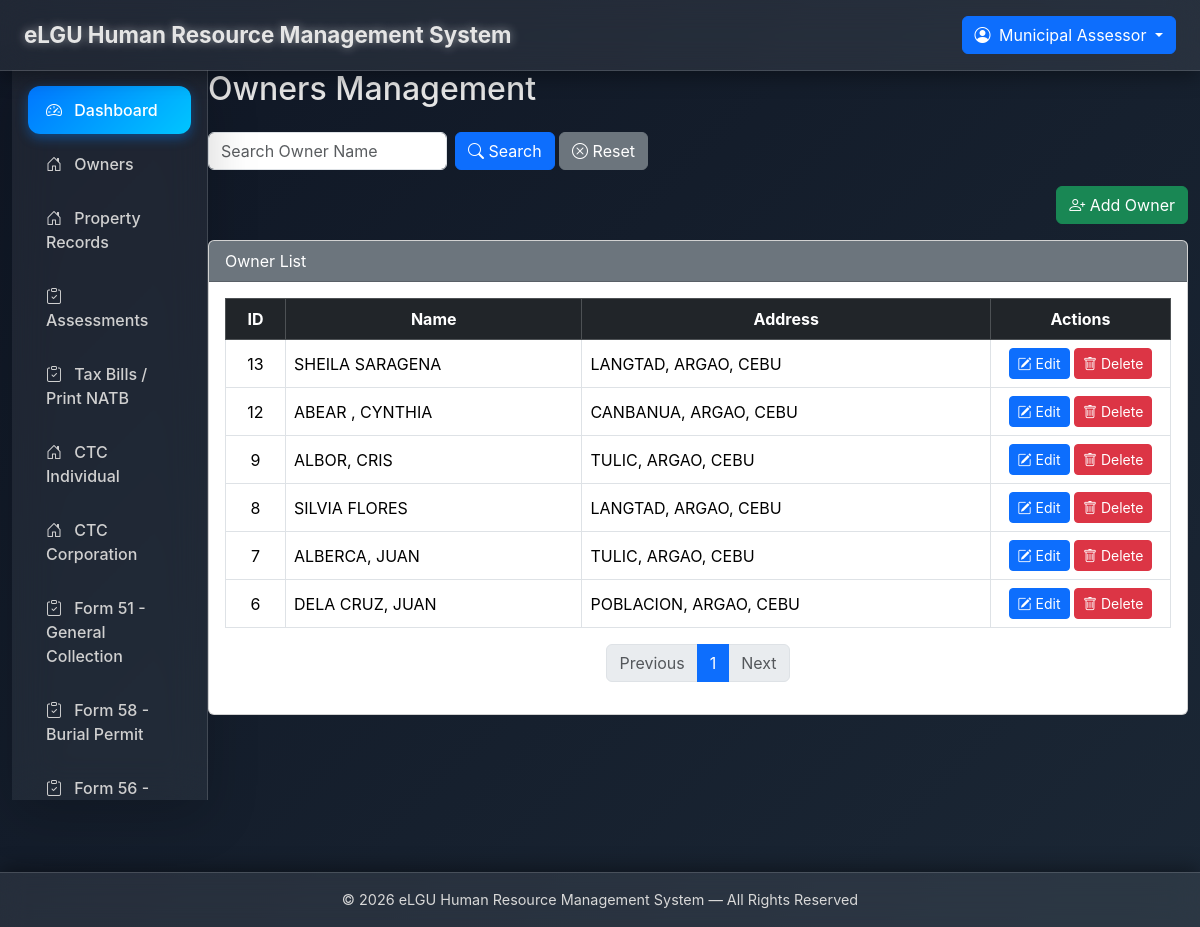
Screenshot of /assessor/owners.php (signed in) with the database file from the repository.
### tables this page shows
CREATE TABLE `owners` (
  `id` int(11) NOT NULL,
  `name` varchar(255) NOT NULL,
  `username` varchar(100) DEFAULT NULL,
  `email` varchar(255) DEFAULT NULL,
  `password` varchar(255) DEFAULT NULL,
  `address` text DEFAULT NULL,
  `tin` varchar(50) DEFAULT NULL,
  `contact_no` varchar(20) DEFAULT NULL,
  `created_at` timestamp NOT NULL DEFAULT current_timestamp()
);

### assessor/owners.php (the view, shortened to what this page needs)
<?php
require_once __DIR__ . '/../layouts/header.php';
require_once __DIR__ . '/../layouts/sidebar.php';
$limit  = 10;
$page   = isset($_GET['page']) ? max(1, intval($_GET['page'])) : 1;
$offset = ($page - 1) * $limit;
$search = trim($_GET['search'] ?? '');
$where  = [];
$params = [];
$types  = '';
$where_sql = $where ? "WHERE " . implode(" AND ", $where) : "";
$sql_count = "SELECT COUNT(*) FROM owners $where_sql";
$stmt = $mysqli->prepare($sql_count);
$stmt->execute();
$stmt->bind_result($total);
$total_pages = ceil($total / $limit);
$sql = "SELECT * FROM owners $where_sql ORDER BY id DESC LIMIT ? OFFSET ?";
$stmt = $mysqli->prepare($sql);
if ($params) {
    $stmt->bind_param($types . 'ii', ...array_merge($params, [$limit, $offset]));
} else {
    $stmt->bind_param("ii", $limit, $offset);
}
$stmt->execute();
$res = $stmt->get_result();
$owners = $res->fetch_all(MYSQLI_ASSOC);
?>
<h2 class="mb-4">Owners Management</h2>
<div class="mb-3">
  <form method="get" class="row g-2">
    <div class="col-md-3">
      <input type="text" name="search" class="form-control" placeholder="Search Owner Name" value="<?= htmlspecialchars($search) ?>">
    </div>
    <div class="col-md-3">
      <button class="btn btn-primary"><i class="bi bi-search"></i> Search</button>
      <a href="owners.php" class="btn btn-secondary"><i class="bi bi-x-circle"></i> Reset</a>
    </div>
  </form>
</div>
<div class="mb-3 text-end">
  <button class="btn btn-success" data-bs-toggle="modal" data-bs-target="#addOwnerModal">
    <i class="bi bi-person-plus"></i> Add Owner
  </button>
</div>
<div class="card">
  <div class="card-header bg-secondary text-white">Owner List</div>
  <div class="card-body table-responsive">
    <table class="table table-bordered table-hover align-middle">
      <thead class="table-dark">
        <tr class="text-center">
          <th width="60">ID</th>
          <th>Name</th>
          <th>Address</th>
          <th width="180">Actions</th>
        </tr>
      </thead>
      <tbody>
        <?php foreach ($owners as $row): ?>
        <tr>
          <td class="text-center"><?= $row['id'] ?></td>
          <td><?= htmlspecialchars($row['name']) ?></td>
          <td><?= htmlspecialchars($row['address']) ?></td>
          <td class="text-center">
            <button class="btn btn-sm btn-primary"
                    data-bs-toggle="modal"
                    data-bs-target="#editModal<?= $row['id'] ?>">
              <i class="bi bi-pencil-square"></i> Edit
            </button>
            <a href="?delete=<?= $row['id'] ?>" class="btn btn-sm btn-danger"
               onclick="return confirm('Delete this owner?')">
              <i class="bi bi-trash"></i> Delete
            </a>
          </td>
        </tr>
        <?php endforeach; ?>
      </tbody>
    </table>
    <nav>
      <ul class="pagination justify-content-center">
        <li class="page-item <?= ($page <= 1 ? 'disabled' : '') ?>">
          <a class="page-link" href="?page=<?= $page - 1 ?>&search=<?= urlencode($search) ?>">Previous</a>
        </li>
        <?php for ($i = 1; $i <= $total_pages; $i++): ?>
        <li class="page-item <?= ($i == $page ? 'active' : '') ?>">
          <a class="page-link" href="?page=<?= $i ?>&search=<?= urlencode($search) ?>"><?= $i ?></a>
        </li>
        <?php endfor; ?>
        <li class="page-item <?= ($page >= $total_pages ? 'disabled' : '') ?>">
          <a class="page-link" href="?page=<?= $page + 1 ?>&search=<?= urlencode($search) ?>">Next</a>
        </li>
      </ul>
    </nav>
  </div>
</div>
<?php require_once __DIR__ . '/../layouts/footer.php'; ?>

### layouts/header.php (shortened to what this page needs)
<!doctype html>
<html lang="en">
<head>
  <link href="https://cdn.jsdelivr.net/npm/bootstrap@5.3.3/dist/css/bootstrap.min.css" rel="stylesheet">
  <link href="https://cdn.jsdelivr.net/npm/bootstrap-icons@1.11.3/font/bootstrap-icons.css" rel="stylesheet">
</head>
<body>
<header class="rptms-header py-3 px-4 d-flex justify-content-between align-items-center">
  <div class="title"><?= htmlspecialchars(SYSTEM_NAME ?? 'RPTMS') ?></div>
  <div class="user-dropdown dropdown">
    <button class="btn btn-primary dropdown-toggle" type="button" data-bs-toggle="dropdown" aria-expanded="false">
      <i class="bi bi-person-circle me-1"></i>
      <?= htmlspecialchars($_SESSION['name'] ?? $_SESSION['username'] ?? 'User') ?>
    </button>
  </div>
</header>
<div class="container-fluid main-content">
  <div class="row g-0">

### layouts/sidebar.php (shortened to what this page needs)
<?php
$role = $_SESSION['role'] ?? 'viewer';
?>
<div class="col-md-3 col-lg-2 mb-4">
  <div class="rptms-sidebar shadow-lg p-3 position-sticky top-0">
    <nav class="nav flex-column">
      <a href="dashboard.php" class="nav-link active"><i class="bi bi-speedometer2 me-2"></i> Dashboard</a>
      <?php if ($role === 'admin'): ?>
        <a href="users.php" class="nav-link"><i class="bi bi-people me-2"></i> Manage Users</a>
        <a href="signatories.php" class="nav-link"><i class="bi bi-gear me-2"></i> Signatories Settings</a>
        <a href="system_settings.php" class="nav-link"><i class="bi bi-gear me-2"></i> System Settings</a>
        <a href="employees.php" class="nav-link"><i class="bi bi-person-badge me-2"></i> Employees</a>
        <a href="service_records.php" class="nav-link"><i class="bi bi-person-badge me-2"></i> Service Records</a>
        <a href="departments.php" class="nav-link"><i class="bi bi-person-badge me-2"></i> Departments</a>
        <a href="positions.php" class="nav-link"><i class="bi bi-person-badge me-2"></i> Positions</a>
        <a href="employment_status.php" class="nav-link"><i class="bi bi-person-badge me-2"></i> Employment Status</a>
         <a href="ipcr_doris.php" class="nav-link"><i class="bi bi-person-badge me-2"></i> IPCR</a>
      <?php elseif ($role === 'assessor' || $role === 'assessment_clerk'): ?>
        <a href="owners.php" class="nav-link"><i class="bi bi-house-door me-2"></i> Owners</a>
        <a href="properties.php" class="nav-link"><i class="bi bi-house-door me-2"></i> Property Records</a>
        <a href="assessments.php" class="nav-link"><i class="bi bi-clipboard-check me-2"></i> Assessments</a>
        <a href="tax_billsall.php" class="nav-link"><i class="bi bi-clipboard-check me-2"></i> Tax Bills / Print NATB</a>
        <a href="ctc_list.php" class="nav-link"><i class="bi bi-house-door me-2"></i> CTC Individual</a>
        <a href="ctccorp_list.php" class="nav-link"><i class="bi bi-house-door me-2"></i> CTC Corporation</a>
        <a href="form51_list.php" class="nav-link"><i class="bi bi-clipboard-check me-2"></i> Form 51 - General Collection</a>
        <a href="form58_list.php" class="nav-link"><i class="bi bi-clipboard-check me-2"></i> Form 58 - Burial Permit</a>
        <a href="payments_list.php" class="nav-link"><i class="bi bi-clipboard-check me-2"></i> Form 56 - RPT Payments</a>
      <?php elseif ($role === 'viewer'): ?>
        <a href="view_data.php" class="nav-link"><i class="bi bi-eye me-2"></i> View Data</a>
      <?php endif; ?>
    </nav>
  </div>
</div>
<div class="col-md-9 col-lg-10">

### layouts/footer.php (shortened to what this page needs)
</div>
</div>
</div>
<footer class="rptms-footer text-center py-3 mt-5">
<span>© <?= date('Y') ?> <?= htmlspecialchars(SYSTEM_NAME ?? 'RPTMS') ?> — All Rights Reserved</span>
</footer>
</body>
</html>

### layouts/header.php (style rules this page uses)
body { background: linear-gradient(135deg, #0f1624, #1b2735); color: #e5e5e5; overflow-x: hidden; font-family: 'Inter', sans-serif; }
.rptms-header { backdrop-filter: blur(18px); background: rgba(255,255,255,0.08); border-bottom: 1px solid rgba(255,255,255,0.15); box-shadow: 0 4px 20px rgba(0,0,0,0.4); z-index: 2000; position: fixed; width: 100%; top: 0; left: 0; }
.rptms-header .title { font-size: 1.4rem; font-weight: 700; text-shadow: 0 0 10px rgba(255,255,255,0.5); }
.rptms-header .user-dropdown { position: relative; z-index: 3000; }
.rptms-sidebar { height: calc(100vh - 70px); background: rgba(255,255,255,0.06); backdrop-filter: blur(20px); border-right: 1px solid rgba(255,255,255,0.15); box-shadow: 4px 0 25px rgba(0,0,0,0.3); padding-top: 20px; position: sticky; top: 70px; overflow-y: auto; }
.rptms-sidebar .nav-link { color: #d0d0d0; padding: 12px 18px; font-weight: 500; border-radius: 12px; margin-bottom: 6px; transition: 0.3s; }
.rptms-sidebar .nav-link.active { background: linear-gradient(135deg, #0077ff, #00c6ff); color: #fff !important; box-shadow: 0 4px 12px rgba(0,128,255,0.4); }
.rptms-footer { background: rgba(255,255,255,0.08); backdrop-filter: blur(12px); border-top: 1px solid rgba(255,255,255,0.15); color: #d8d8d8; font-size: 0.9rem; box-shadow: 0 -4px 20px rgba(0,0,0,0.4); margin-top: 40px; text-align: center; padding: 12px 0; }
.main-content { padding-top: 70px; }

### assessor/owners.php (style rules this page uses)
.table thead th { text-align: center; vertical-align: middle; }
.table tbody td { vertical-align: middle; }

### rows the page displays
owners: id "13", name "SHEILA SARAGENA", address "LANGTAD, ARGAO, CEBU"
owners: id "12", name "ABEAR , CYNTHIA", address "CANBANUA, ARGAO, CEBU"
owners: id "9", name "ALBOR, CRIS", address "TULIC, ARGAO, CEBU"
owners: id "8", name "SILVIA FLORES", address "LANGTAD, ARGAO, CEBU"
owners: id "7", name "ALBERCA, JUAN", address "TULIC, ARGAO, CEBU"
owners: id "6", name "DELA CRUZ, JUAN", address "POBLACION, ARGAO, CEBU"

### other values shown
SYSTEM_NAME "eLGU Human Resource Management System"
$_SESSION['name'] "Municipal Assessor"
